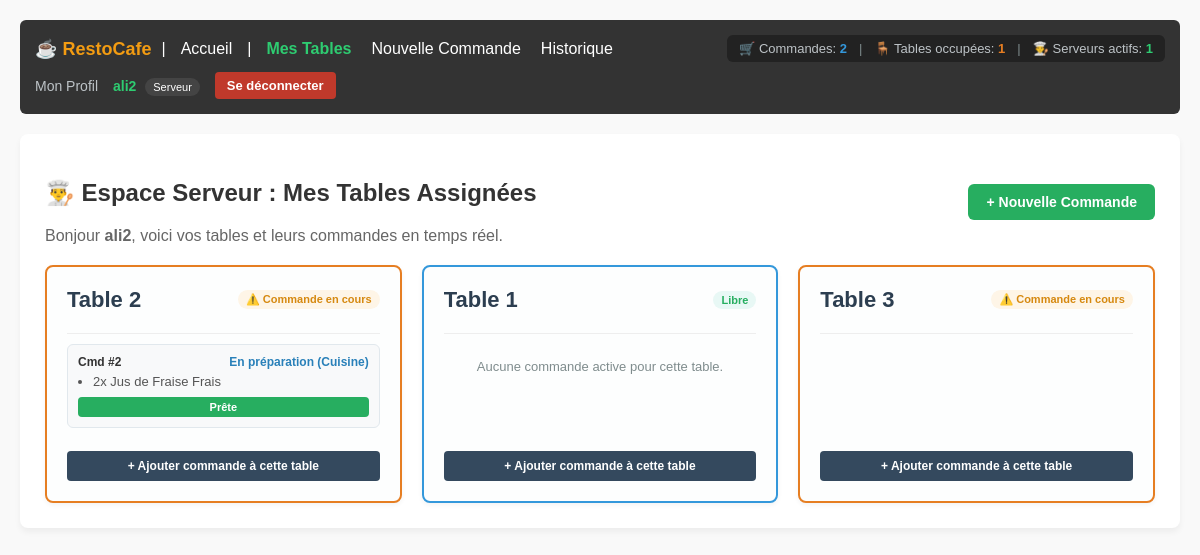
The app's page /tables/dashboard/ (signed in), older data.
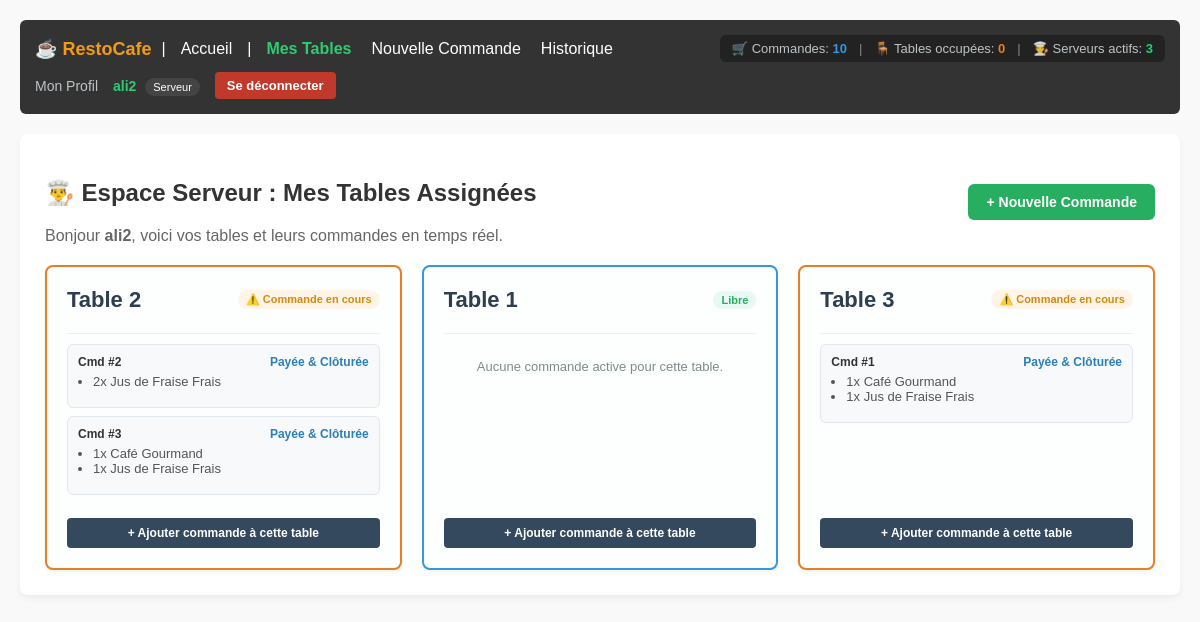
The same page, newer data.
### tables/models.py (models this page shows, shortened)
class Table(models.Model):
  numero = models.IntegerField(unique=True)
  serveur = models.ForeignKey(
      settings.AUTH_USER_MODEL,
      on_delete=models.SET_NULL,
      null=True,
      blank=True,
      limit_choices_to={'role': 'serveur'},
      related_name='tables',
  )
  token_qr = models.UUIDField(default=uuid.uuid4, editable=False, unique=True)
  is_active = models.BooleanField(default=True)

### commandes/models.py (models this page shows, shortened)
class Commande(models.Model):
    STATUT_CHOICES = (
        ('en_attente', 'En attente (Confirmée par serveur)'),
        ('en_preparation', 'En préparation (Cuisine)'),
        ('prete', 'Prête à servir'),
        ('servie', 'Servie à la table'),
        ('annulee', 'Annulée'),
        ('payee', 'Payée & Clôturée'),
    )
    table = models.ForeignKey(
        Table, on_delete=models.CASCADE, related_name='commandes'
    )
    serveur = models.ForeignKey(
        settings.AUTH_USER_MODEL,
        on_delete=models.SET_NULL,
        null=True,
        blank=True,
        related_name='commandes_gerees',
    )
    statut = models.CharField(
        max_length=20, choices=STATUT_CHOICES, default='en_attente'
    )
    date_creation = models.DateTimeField(auto_now_add=True)

class LigneCommande(models.Model):
    commande = models.ForeignKey(
        Commande, on_delete=models.CASCADE, related_name='lignes'
    )
    plat = models.ForeignKey(Plat, on_delete=models.CASCADE)
    quantite = models.PositiveIntegerField(default=1)

### menu/models.py (models this page shows, shortened)
class Plat(models.Model):
    categorie = models.ForeignKey(
        Categorie, on_delete=models.CASCADE, related_name='plats'
    )
    nom = models.CharField(max_length=150)
    description = models.TextField(blank=True, null=True)
    prix = models.DecimalField(max_digits=6, decimal_places=2)
    disponible_du_jour = models.BooleanField(default=True)
    is_active = models.BooleanField(default=True)
    image = models.ImageField(upload_to='plats/', blank=True, null=True)

### tables/views.py (the view)
# urls.py: path('dashboard/', serveur_dashboard, name='serveur_dashboard'),
@login_required
def serveur_dashboard(request):
    if request.user.role != 'serveur' and request.user.role != 'admin':
        return redirect('accounts:home')
    if request.user.role == 'serveur':
        tables = Table.objects.filter(serveur=request.user, is_active=True)
        commandes = Commande.objects.filter(
            table__in=tables).order_by('-date_creation')
    else:
        tables = Table.objects.all()
        commandes = Commande.objects.all().order_by('-date_creation')
    return render(request, 'tables/serveur_dashboard.html', {
        'tables': tables,
        'commandes': commandes
    })

### accounts/context_processors.py (called while the page is built)
def restaurant_stats(request):
    if not request.user.is_authenticated:
        return {}
    total_commandes = Commande.objects.count()
    tables_occupees = Table.objects.filter(
        commandes__statut__in=['en_attente', 'en_preparation', 'prete']
    ).distinct().count()
    serveurs_actifs = User.objects.filter(
        role='serveur',
        commandes_gerees__isnull=False
    ).distinct().count()
    serveurs_stats = User.objects.filter(role='serveur').prefetch_related('commandes_gerees')
    return {
        'stat_commandes': total_commandes,
        'stat_tables_occupees': tables_occupees,
        'stat_serveurs': serveurs_actifs,
        'serveurs_stats': serveurs_stats,
    }

### tables/templates/tables/serveur_dashboard.html (shortened to what the changed rows need)
{% extends 'base.html' %}
{% block content %}
    <div style="display: flex; justify-content: space-between; align-items: center; margin-bottom: 20px; flex-wrap: wrap; gap: 15px;">
        <div>
            <h2>👨‍🍳 Espace Serveur : Mes Tables Assignées</h2>
        </div>
    </div>
    <div style="display: grid; grid-template-columns: repeat(auto-fill, minmax(300px, 1fr)); gap: 20px; margin-top: 20px;">
        {% for t in tables %}
            <div style="background: #fdfefe; border: 2px solid {% if t.commandes.all %}#e67e22{% else %}#3498db{% endif %}; border-radius: 8px; padding: 20px; display: flex; flex-direction: column; box-shadow: 0 2px 5px rgba(0,0,0,0.05);">
                <div style="display: flex; justify-content: space-between; align-items: center; margin-bottom: 10px;">
                    <h3 style="margin: 0; color: #2c3e50; font-size: 22px;">Table {{ t.numero }}</h3>
                    {% if t.commandes.all %}
                        <span style="background: #fef5e7; color: #d68910; padding: 3px 8px; border-radius: 12px; font-size: 11px; font-weight: bold;">⚠️ Commande en cours</span>
                    {% else %}
                        <span style="background: #e8f8f5; color: #27ae60; padding: 3px 8px; border-radius: 12px; font-size: 11px; font-weight: bold;">Libre</span>
                    {% endif %}
                </div>
                <hr style="border: 0; border-top: 1px solid #eee; margin: 10px 0;">
                <div style="flex-grow: 1; margin-bottom: 15px;">
                    {% for cmd in t.commandes.all %}
                        {% if cmd.statut != 'servie' and cmd.statut != 'annulee' %}
                            <div style="background: #f8f9fa; border: 1px solid #e1e8ed; border-radius: 6px; padding: 10px; margin-bottom: 8px;">
                                <div style="display: flex; justify-content: space-between; font-size: 12px; margin-bottom: 5px;">
                                    <strong>Cmd #{{ cmd.pk }}</strong>
                                    <span style="color: #2980b9; font-weight: bold;">{{ cmd.get_statut_display }}</span>
                                </div>
                                <ul style="margin: 0; padding-left: 15px; font-size: 13px; color: #555;">
                                    {% for ligne in cmd.lignes.all %}
                                        <li>{{ ligne.quantite }}x {{ ligne.plat.nom }}</li>
                                    {% endfor %}
                                </ul>
                                <div style="margin-top: 8px; display: flex; gap: 5px;">
                                    {% if cmd.statut == 'en_attente' %}
                                        <a href="{% url 'commandes:update_status' cmd.pk 'en_preparation' %}" style="flex: 1; padding: 4px; background: #2980b9; color: white; text-align: center; text-decoration: none; border-radius: 4px; font-size: 11px; font-weight: bold;">Préparer</a>
                                    {% elif cmd.statut == 'en_preparation' %}
                                        <a href="{% url 'commandes:update_status' cmd.pk 'prete' %}" style="flex: 1; padding: 4px; background: #27ae60; color: white; text-align: center; text-decoration: none; border-radius: 4px; font-size: 11px; font-weight: bold;">Prête</a>
                                    {% elif cmd.statut == 'prete' %}
                                        <a href="{% url 'commandes:update_status' cmd.pk 'servie' %}" style="flex: 1; padding: 4px; background: #7f8c8d; color: white; text-align: center; text-decoration: none; border-radius: 4px; font-size: 11px; font-weight: bold;">Servir</a>
                                    {% endif %}
                                </div>
                            </div>
                        {% endif %}
                    {% empty %}
                        <p style="font-size: 13px; color: #7f8c8d; text-align: center; margin: 15px 0;">Aucune commande active pour cette table.</p>
                    {% endfor %}
                </div>
                <div style="margin-top: auto; text-align: center;">
                    <a href="{% url 'commandes:commande_add' %}" style="display: block; width: 100%; padding: 8px; background: #34495e; color: white; text-decoration: none; border-radius: 4px; font-size: 12px; font-weight: bold; box-sizing: border-box;">
                        + Ajouter commande à cette table
                    </a>
                </div>
            </div>
        {% empty %}
            <p style="grid-column: 1 / -1; text-align: center; color: #7f8c8d; padding: 40px;">Aucune table ne vous est assignée pour le moment.</p>
        {% endfor %}
    </div>
{% endblock %}

### templates/navbar.html (shortened to what this page needs)
<nav style="background: #333; color: #fff; padding: 15px; margin-bottom: 20px; border-radius: 6px; display: flex; justify-content: space-between; align-items: center; flex-wrap: wrap; gap: 10px;">
    <div style="display: flex; align-items: center; gap: 10px; flex-wrap: wrap;">
        <strong style="font-size: 18px; color: #f39c12;">☕ RestoCafe</strong> |
        <a href="{% url 'accounts:home' %}" style="color: #fff; text-decoration: none; margin: 0 5px;">Accueil</a>
        {% if user.is_authenticated %}
            |
            {% if user.role == 'admin' or user.is_superuser %}
                <a href="{% url 'accounts:admin_dashboard' %}" style="color: #3498db; text-decoration: none; margin: 0 5px; font-weight: bold;">Dashboard Admin</a>
                <a href="{% url 'accounts:user_list' %}" style="color: #fff; text-decoration: none; margin: 0 5px;">Utilisateurs</a>
                <a href="{% url 'tables:table_list' %}" style="color: #fff; text-decoration: none; margin: 0 5px;">Tables</a>
                <a href="{% url 'commandes:commande_list' %}" style="color: #fff; text-decoration: none; margin: 0 5px;">Commandes</a>
            {% elif user.role == 'serveur' %}
                <a href="{% url 'tables:serveur_dashboard' %}" style="color: #2ecc71; text-decoration: none; margin: 0 5px; font-weight: bold;">Mes Tables</a>
                <a href="{% url 'commandes:commande_add' %}" style="color: #fff; text-decoration: none; margin: 0 5px;">Nouvelle Commande</a>
                <a href="{% url 'commandes:commande_list' %}" style="color: #fff; text-decoration: none; margin: 0 5px;">Historique</a>
            {% elif user.role == 'cuisine' %}
                <a href="{% url 'commandes:cuisine_dashboard' %}" style="color: #f39c12; text-decoration: none; margin: 0 5px; font-weight: bold;">Dashboard Cuisine</a>
            {% endif %}
        {% endif %}
    </div>
    {% if user.is_authenticated %}
        <div style="display: flex; align-items: center; gap: 12px; background: #222; padding: 6px 12px; border-radius: 6px; font-size: 13px;">
            <span style="color: #bdc3c7;" title="Commandes totales">
                🛒 Commandes: <strong style="color: #3498db;">{{ stat_commandes|default:0 }}</strong>
            </span>
            <span style="color: #7f8c8d;">|</span>
            <span style="color: #bdc3c7;" title="Tables occupées">
                🪑 Tables occupées: <strong style="color: #e67e22;">{{ stat_tables_occupees|default:0 }}</strong>
            </span>
            <span style="color: #7f8c8d;">|</span>
            <span style="color: #bdc3c7;" title="Serveurs actifs">
                👨‍🍳 Serveurs actifs: <strong style="color: #2ecc71;">{{ stat_serveurs|default:0 }}</strong>
            </span>
        </div>
    {% endif %}
    <div style="display: flex; align-items: center; gap: 15px;">
        {% if user.is_authenticated %}
            <a href="{% url 'accounts:profile' %}" style="color: #bdc3c7; text-decoration: none; font-size: 14px;">Mon Profil</a>
            <span style="color: #2ecc71; font-size: 14px;">
                <strong>{{ user.username }}</strong>
                <span style="background: #444; color: #fff; padding: 3px 8px; border-radius: 10px; font-size: 11px; margin-left: 5px;">{{ user.get_role_display|default:user.role }}</span>
            </span>
            <form action="{% url 'accounts:logout' %}" method="post" style="display: inline; margin: 0;">
                <button type="submit" style="background: #c0392b; color: white; border: none; padding: 6px 12px; border-radius: 4px; cursor: pointer; font-size: 13px; font-weight: bold;">Se déconnecter</button>
            </form>
        {% else %}
            <span style="color: #e74c3c; font-size: 14px;">Non connecté</span>
            <a href="{% url 'accounts:login' %}" style="color: #fff; text-decoration: none; padding: 6px 12px; background: #2980b9; border-radius: 4px; font-size: 13px; font-weight: bold;">Connexion</a>
        {% endif %}
    </div>
</nav>

Row changes from the older to the newer data that the page shows:
changed Commande id 2: statut "En préparation (Cuisine)" → "Payée & Clôturée"; no longer shows "Prête"
added Commande: pk "3", statut "Payée & Clôturée", shown under Table (number 1 of 3 on the later page)
added LigneCommande: quantite "1", plat.nom "Café Gourmand", shown under "3"
added LigneCommande: quantite "1", plat.nom "Jus de Fraise Frais", shown under "3"
changed Table (number 3 of 3 on the later page): gains Commande (pk "1", statut "Payée & Clôturée")
now on this page (row unchanged): LigneCommande: quantite "1", plat.nom "Café Gourmand"
now on this page (row unchanged): LigneCommande: quantite "1", plat.nom "Jus de Fraise Frais"
Text that changed along with them:
{{ stat_commandes|default:0 }}: "2" → "10"
{{ stat_tables_occupees|default:0 }}: "1" → "0"
{{ stat_serveurs|default:0 }}: "1" → "3"
